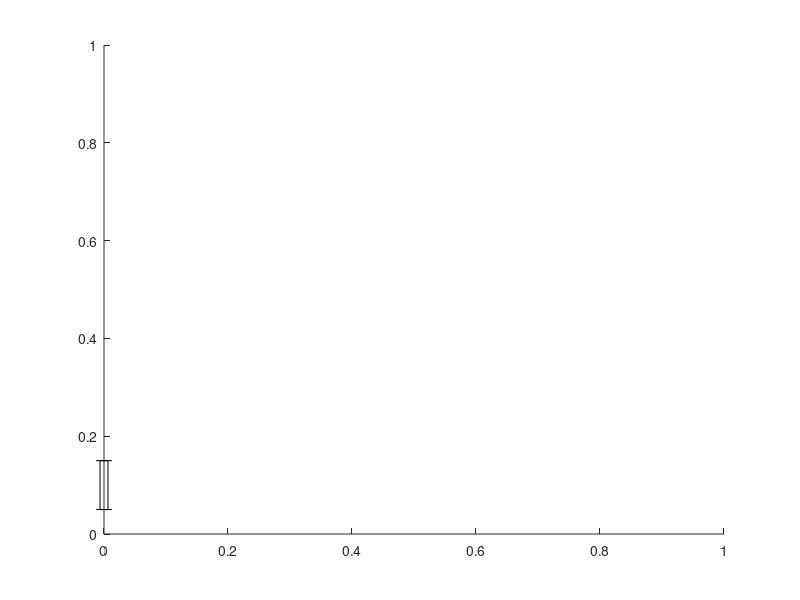

The MATLAB source for this figure: (Note: this script raises an error after producing the figure.)
function break_axis(varargin)
%BREAK_AXIS Inserts a break on the selected axis.
%   BREAK_AXIS() applies a break to the y-axis of the current axis with 
%       default height and location.
%   BREAK_AXIS('handle', ax) applies a break to the axis ax.
%   BREAK_AXIS('length', L) applies a break with length L (L is a fraction
%       between ticks).
%   BREAK_AXIS('axis', 'x') applies a break to the x-axis.
%   BREAK_AXIS('bottom_reset', X) resets the bottom tick label to X (X 
%      must be a string).
%   BREAK_AXIS('position', P) breaks the axes at position P.
%% Parse the inputs
% Default values
ax = gca;
extent = 0.5;
width = get(ax, 'ticklength');
width = width(1)*2;
bottom_reset = '';
xy = 'y';
position = Inf;
% Overwrite with what was fed in
if nargin > 0
    for i=1:2:length(varargin)
        if strcmp(varargin(i), 'handle')
            ax = cell2mat(varargin(i+1));
        end
        if strcmp(varargin(i), 'length')
            extent = cell2mat(varargin(i+1));
        end
        if strcmp(varargin(i), 'axis')
            xy = cell2mat(varargin(i+1));
        end
        if strcmp(varargin(i), 'bottom_reset')
            bottom_reset = cell2mat(varargin(i+1));
        end
        if strcmp(varargin(i), 'position')
            position = cell2mat(varargin(i+1));
        end
    end
end
       
%% Do the things
% Get figure handle
f = get(ax, 'parent');
% Get number of ticks
n = length(get(ax, strcat(xy, 'ticklabel'))) - 1;
pos = get(ax, 'position');
if strcmp(xy, 'x')
    
    % Get the spacing between ticks
    spacing = pos(3)/n;
    
    % Find the center along the axis
    cent = pos(2) + 0.5*spacing;
    
    % Reset if a position was given
    if position < Inf
        lims = get(gca, 'xlim');
        cent = pos(1) + pos(3) * (position - lims(1))/(diff(lims));
    end
    
    % define the extents of the bar
    X = [cent - extent*spacing/2; 
         cent + extent*spacing/2];
    Y1 = [pos(2) - 0.005; 
          pos(2) + 0.005];
    Y2 = [pos(2) - width/2; 
          pos(2) + width/2];
    
    % Make the bar and ticks
    h1 = annotation(f, 'rectangle', [X(1), Y1(1), diff(X), diff(Y1)]);
    annotation(f, 'line', [X(1) X(1)], [Y2(1) Y2(2)]);
    annotation(f, 'line', [X(2) X(2)], [Y2(1) Y2(2)]);
    
elseif strcmp(xy, 'y')
    % Get the spacing between ticks
    spacing = pos(4)/n;
    
    % Find the center along the axis
    cent = pos(2) + 0.5*spacing;
    
    % Reset if a position was given
    if position < Inf
        lims = get(gca, 'ylim');
        cent = pos(2) + pos(4) * (position - lims(1))/(diff(lims));
    end
    
    % define the extents of the bar
    X1 = [pos(1) - 0.005; 
          pos(1) + 0.005];
    X2 = [pos(1) - width/2; 
          pos(1) + width/2];
    Y = [cent - extent*spacing/2; 
         cent + extent*spacing/2];
     
    % Make the bar and ticks
    h1 = annotation(f, 'rectangle', [X1(1), Y(1), diff(X1), diff(Y)]);
    annotation(f, 'line', [X2(1) X2(2)], [Y(1) Y(1)]);
    annotation(f, 'line', [X2(1) X2(2)], [Y(2) Y(2)]);
    
end
% Reset the color
h1.FaceColor = 'w';
h1.Color = 'w';
% Reset the bottom value
if strcmp(bottom_reset, '')
    list = get(ax, [xy 'ticklabel']);
    list(1) = {bottom_reset};
    set(gca, [xy 'ticklabel'], list);
end
